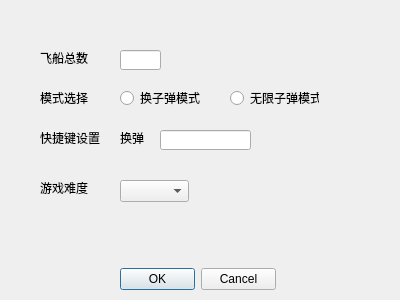
<?xml version="1.0" encoding="UTF-8"?>
<ui version="4.0">
 <class>Dialog</class>
 <widget class="QDialog" name="Dialog">
  <property name="geometry">
   <rect>
    <x>0</x>
    <y>0</y>
    <width>400</width>
    <height>300</height>
   </rect>
  </property>
  <property name="windowTitle">
   <string>Dialog</string>
  </property>
  <widget class="QDialogButtonBox" name="buttonBox">
   <property name="geometry">
    <rect>
     <x>120</x>
     <y>268</y>
     <width>156</width>
     <height>23</height>
    </rect>
   </property>
   <property name="orientation">
    <enum>Qt::Horizontal</enum>
   </property>
   <property name="standardButtons">
    <set>QDialogButtonBox::Cancel|QDialogButtonBox::Ok</set>
   </property>
  </widget>
  <widget class="QLineEdit" name="lineEdit_3">
   <property name="geometry">
    <rect>
     <x>120</x>
     <y>50</y>
     <width>41</width>
     <height>20</height>
    </rect>
   </property>
  </widget>
  <widget class="QLabel" name="label_3">
   <property name="geometry">
    <rect>
     <x>40</x>
     <y>50</y>
     <width>48</width>
     <height>16</height>
    </rect>
   </property>
   <property name="text">
    <string>飞船总数</string>
   </property>
  </widget>
  <widget class="QRadioButton" name="radioButton">
   <property name="geometry">
    <rect>
     <x>120</x>
     <y>90</y>
     <width>89</width>
     <height>16</height>
    </rect>
   </property>
   <property name="text">
    <string>换子弹模式</string>
   </property>
  </widget>
  <widget class="QRadioButton" name="radioButton_2">
   <property name="geometry">
    <rect>
     <x>230</x>
     <y>90</y>
     <width>89</width>
     <height>16</height>
    </rect>
   </property>
   <property name="text">
    <string>无限子弹模式</string>
   </property>
  </widget>
  <widget class="QLabel" name="label_4">
   <property name="geometry">
    <rect>
     <x>40</x>
     <y>90</y>
     <width>48</width>
     <height>16</height>
    </rect>
   </property>
   <property name="text">
    <string>模式选择</string>
   </property>
  </widget>
  <widget class="QComboBox" name="comboBox">
   <property name="geometry">
    <rect>
     <x>120</x>
     <y>180</y>
     <width>69</width>
     <height>22</height>
    </rect>
   </property>
  </widget>
  <widget class="QLabel" name="label_5">
   <property name="geometry">
    <rect>
     <x>40</x>
     <y>180</y>
     <width>48</width>
     <height>16</height>
    </rect>
   </property>
   <property name="text">
    <string>游戏难度</string>
   </property>
  </widget>
  <widget class="QLabel" name="label_6">
   <property name="geometry">
    <rect>
     <x>40</x>
     <y>130</y>
     <width>61</width>
     <height>16</height>
    </rect>
   </property>
   <property name="text">
    <string>快捷键设置</string>
   </property>
  </widget>
  <widget class="QLineEdit" name="lineEdit_4">
   <property name="geometry">
    <rect>
     <x>160</x>
     <y>130</y>
     <width>91</width>
     <height>20</height>
    </rect>
   </property>
  </widget>
  <widget class="QLabel" name="label_7">
   <property name="geometry">
    <rect>
     <x>120</x>
     <y>130</y>
     <width>61</width>
     <height>16</height>
    </rect>
   </property>
   <property name="text">
    <string>换弹</string>
   </property>
  </widget>
 </widget>
 <resources/>
 <connections>
  <connection>
   <sender>buttonBox</sender>
   <signal>accepted()</signal>
   <receiver>Dialog</receiver>
   <slot>accept()</slot>
   <hints>
    <hint type="sourcelabel">
     <x>248</x>
     <y>254</y>
    </hint>
    <hint type="destinationlabel">
     <x>157</x>
     <y>274</y>
    </hint>
   </hints>
  </connection>
  <connection>
   <sender>buttonBox</sender>
   <signal>rejected()</signal>
   <receiver>Dialog</receiver>
   <slot>reject()</slot>
   <hints>
    <hint type="sourcelabel">
     <x>316</x>
     <y>260</y>
    </hint>
    <hint type="destinationlabel">
     <x>286</x>
     <y>274</y>
    </hint>
   </hints>
  </connection>
 </connections>
</ui>
